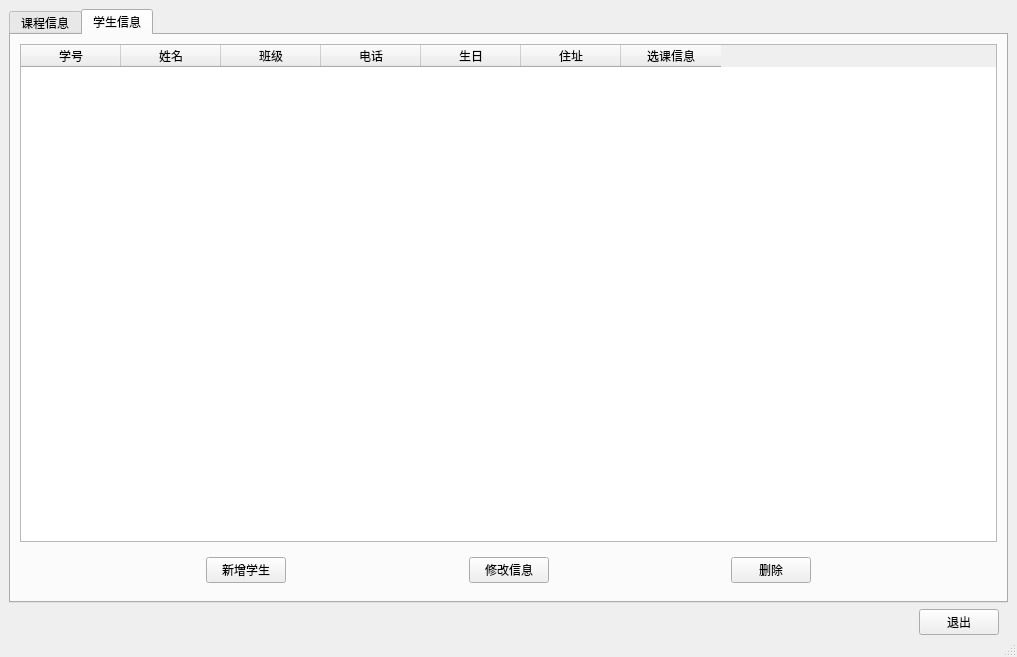
<?xml version="1.0" encoding="UTF-8"?>
<ui version="4.0">
 <class>MainWindow</class>
 <widget class="QMainWindow" name="MainWindow">
  <property name="geometry">
   <rect>
    <x>0</x>
    <y>0</y>
    <width>1017</width>
    <height>657</height>
   </rect>
  </property>
  <property name="windowTitle">
   <string>学生选课管理系统</string>
  </property>
  <widget class="QWidget" name="centralwidget">
   <layout class="QVBoxLayout" name="verticalLayout_2">
    <property name="bottomMargin">
     <number>0</number>
    </property>
    <item>
     <widget class="QTabWidget" name="info_tab">
      <property name="currentIndex">
       <number>1</number>
      </property>
      <property name="iconSize">
       <size>
        <width>16</width>
        <height>16</height>
       </size>
      </property>
      <widget class="QWidget" name="tab1">
       <attribute name="title">
        <string>课程信息</string>
       </attribute>
       <layout class="QVBoxLayout" name="verticalLayout_3">
        <item>
         <widget class="QTableWidget" name="course_info_table">
          <property name="alternatingRowColors">
           <bool>true</bool>
          </property>
          <column>
           <property name="text">
            <string>课程编号</string>
           </property>
          </column>
          <column>
           <property name="text">
            <string>课程名称</string>
           </property>
          </column>
          <column>
           <property name="text">
            <string>学分</string>
           </property>
          </column>
          <column>
           <property name="text">
            <string>开课学期</string>
           </property>
          </column>
          <column>
           <property name="text">
            <string>教室</string>
           </property>
          </column>
          <column>
           <property name="text">
            <string>选课人数</string>
           </property>
          </column>
          <column>
           <property name="text">
            <string>学生信息</string>
           </property>
          </column>
         </widget>
        </item>
       </layout>
      </widget>
      <widget class="QWidget" name="tab2">
       <attribute name="title">
        <string>学生信息</string>
       </attribute>
       <layout class="QVBoxLayout" name="verticalLayout">
        <item>
         <widget class="QTableWidget" name="student_info_table">
          <property name="layoutDirection">
           <enum>Qt::LeftToRight</enum>
          </property>
          <property name="alternatingRowColors">
           <bool>true</bool>
          </property>
          <column>
           <property name="text">
            <string>学号</string>
           </property>
          </column>
          <column>
           <property name="text">
            <string>姓名</string>
           </property>
          </column>
          <column>
           <property name="text">
            <string>班级</string>
           </property>
          </column>
          <column>
           <property name="text">
            <string>电话</string>
           </property>
          </column>
          <column>
           <property name="text">
            <string>生日</string>
           </property>
          </column>
          <column>
           <property name="text">
            <string>住址</string>
           </property>
          </column>
          <column>
           <property name="text">
            <string>选课信息</string>
           </property>
          </column>
         </widget>
        </item>
        <item>
         <widget class="QWidget" name="widget" native="true">
          <layout class="QHBoxLayout" name="horizontalLayout_2">
           <item>
            <spacer name="horizontalSpacer_6">
             <property name="orientation">
              <enum>Qt::Horizontal</enum>
             </property>
             <property name="sizeHint" stdset="0">
              <size>
               <width>40</width>
               <height>20</height>
              </size>
             </property>
            </spacer>
           </item>
           <item>
            <widget class="QPushButton" name="add_button_2">
             <property name="text">
              <string>新增学生</string>
             </property>
            </widget>
           </item>
           <item>
            <spacer name="horizontalSpacer_7">
             <property name="orientation">
              <enum>Qt::Horizontal</enum>
             </property>
             <property name="sizeHint" stdset="0">
              <size>
               <width>40</width>
               <height>20</height>
              </size>
             </property>
            </spacer>
           </item>
           <item>
            <widget class="QPushButton" name="update_button_2">
             <property name="text">
              <string>修改信息</string>
             </property>
            </widget>
           </item>
           <item>
            <spacer name="horizontalSpacer_8">
             <property name="orientation">
              <enum>Qt::Horizontal</enum>
             </property>
             <property name="sizeHint" stdset="0">
              <size>
               <width>40</width>
               <height>20</height>
              </size>
             </property>
            </spacer>
           </item>
           <item>
            <widget class="QPushButton" name="delete_button_2">
             <property name="text">
              <string>删除</string>
             </property>
            </widget>
           </item>
           <item>
            <spacer name="horizontalSpacer_9">
             <property name="orientation">
              <enum>Qt::Horizontal</enum>
             </property>
             <property name="sizeHint" stdset="0">
              <size>
               <width>76</width>
               <height>20</height>
              </size>
             </property>
            </spacer>
           </item>
          </layout>
         </widget>
        </item>
       </layout>
      </widget>
     </widget>
    </item>
    <item>
     <widget class="QWidget" name="widget_2" native="true">
      <layout class="QHBoxLayout" name="horizontalLayout_3">
       <property name="topMargin">
        <number>0</number>
       </property>
       <property name="bottomMargin">
        <number>0</number>
       </property>
       <item>
        <spacer name="horizontalSpacer_10">
         <property name="orientation">
          <enum>Qt::Horizontal</enum>
         </property>
         <property name="sizeHint" stdset="0">
          <size>
           <width>40</width>
           <height>20</height>
          </size>
         </property>
        </spacer>
       </item>
       <item>
        <widget class="QPushButton" name="exit_button">
         <property name="text">
          <string>退出</string>
         </property>
        </widget>
       </item>
      </layout>
     </widget>
    </item>
   </layout>
  </widget>
  <widget class="QMenuBar" name="menubar">
   <property name="geometry">
    <rect>
     <x>0</x>
     <y>0</y>
     <width>1017</width>
     <height>25</height>
    </rect>
   </property>
  </widget>
  <widget class="QStatusBar" name="statusbar"/>
 </widget>
 <resources/>
 <connections/>
</ui>
